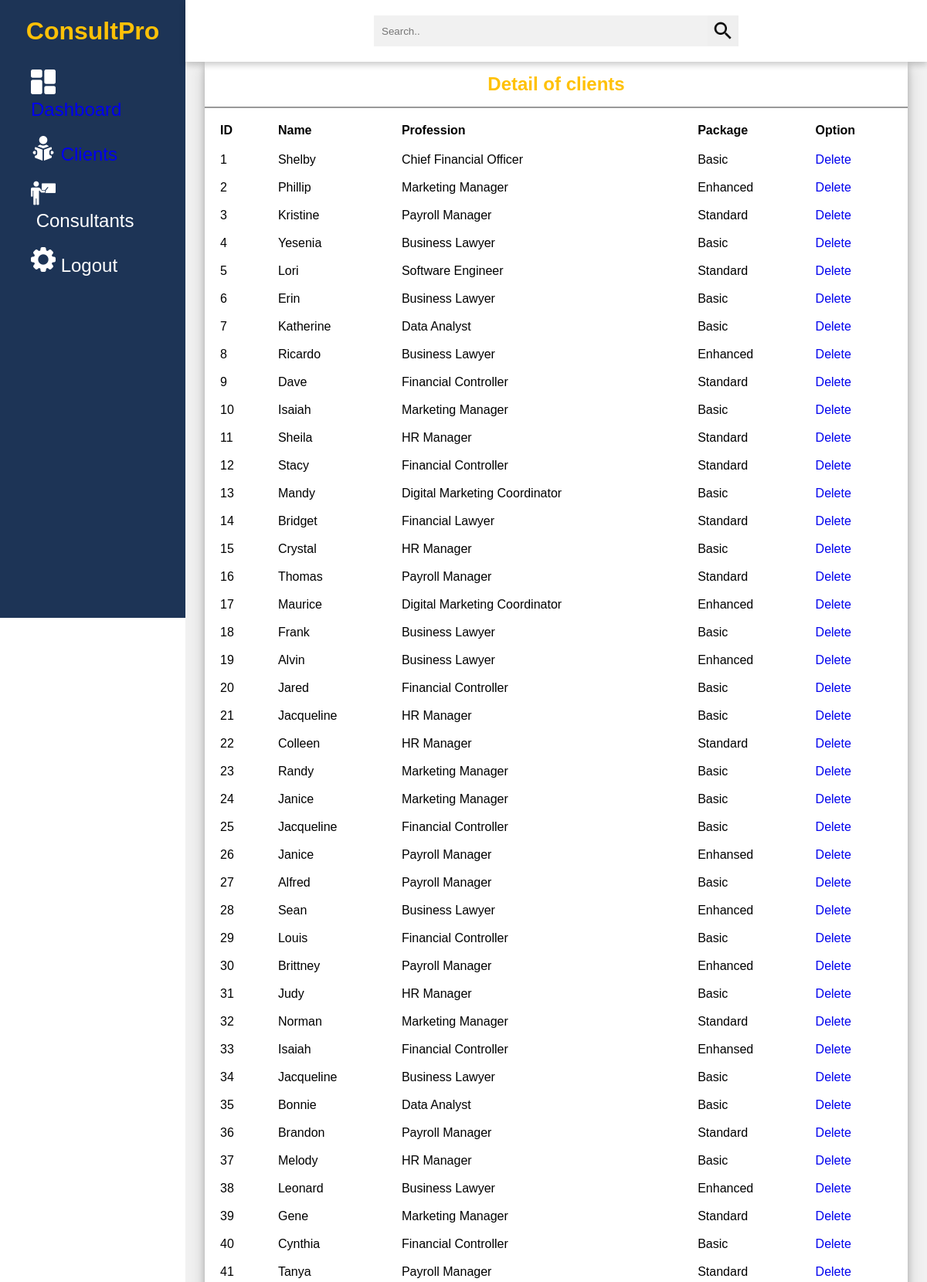
The app's page /admin-portal/clients.php (signed in, upper part) with its own data.
### tables this page shows
CREATE TABLE `customers` (
  `customer_id` int(11) NOT NULL,
  `customerFirstName` varchar(50) NOT NULL,
  `customerLastName` varchar(50) NOT NULL,
  `customerUsername` varchar(50) NOT NULL,
  `customerEmail` varchar(100) NOT NULL,
  `password` varchar(50) NOT NULL,
  `image` text NOT NULL,
  `profession` varchar(50) NOT NULL,
  `customerMobileNo` varchar(12) NOT NULL,
  `package` varchar(20) NOT NULL,
  `createdDate` timestamp NOT NULL DEFAULT current_timestamp() ON UPDATE current_timestamp(),
  `isDeleted` int(1) NOT NULL
);

### admin-portal/clients.php (the view, shortened to what this page needs)
<?php require_once('../connection/dbconnection.php'); ?>
<?php
$customer_list = "";
$query = "SELECT * FROM customers
          WHERE
          isDeleted = 0
          ORDER BY
          customer_id";
$customers = mysqli_query($connection, $query);
if ($customers) {
    while ($customer = mysqli_fetch_assoc($customers)) {
        $customer_list .= "<tbody>";
        $customer_list .= "<tr>";
        $customer_list .= "<td class=\"text-left\"> {$customer['customer_id']} </td>";
        $customer_list .= "<td class=\"text-left\"> {$customer['customerUsername']} </td>";
        $customer_list .= "<td class=\"text-left\"> {$customer['profession']} </td>";
        $customer_list .= "<td class=\"text-left\"> {$customer['package']} </td>";
        $customer_list .= "<td class=\"text-left\"> <a href=\"components/delete_customer.php?cus_id={$customer['customer_id']}\" onclick = \"return confirm('Are you sure to delete?');\"> Delete </a> </td>";
        $customer_list .= "</tr>";
        $customer_list .= "</tbody>";
    }
} else {
    echo "DB Failed!";
}
?>
<!DOCTYPE html>
<html lang="en">
<head>
    <link rel="stylesheet" href="./css/clients.css">
</head>
<body>
    <?php require_once('./components/sideMenuAdmin.php'); ?>
    <div class="container">
        <div class="header">
            <div class="nav">
                <div class="search">
                    <input type="text" placeholder="Search..">
                    <button type="submit"><img src="img/search.png" alt=""></button>
                </div>
            </div>
        </div>
        <div class="content">
            <div class="content-2">
                <div class="clients">
                    <div class="title">
                        <h2>Detail of clients</h2>
                    </div>
                    <table>
                        <tr>
                            <th>ID</th>
                            <th>Name</th>
                            <th>Profession</th>
                            <th>Package</th>
                            <th>Option</th>
                        </tr>
                        <tr>
                            <?php echo $customer_list; ?>
                        </tr>
                    </table>
                </div>
            </div>
        </div>
</body>
</html>

### admin-portal/css/clients.css (style rules this page uses)
* { margin: 0; padding: 0; box-sizing: border-box; font-family: 'Poppins', sans-serif; }
body { min-height: 100vh; }
a { text-decoration: none; }
h1, h2 { color: #ffc107; }
.title { display: flex; align-items: center; justify-content: space-around; padding: 15px 10px; border-bottom: 2px solid #999; }
table { padding: 10px; }
th, td { text-align: left; padding: 8px; }
.container { position: absolute; right: 0; width: 80vw; height: 100vh; background: #f1f1f1; }
.container .header { position: fixed; top: 0; right: 0; width: 80vw; height: 10vh; background: white; display: flex; align-items: center; justify-content: center; box-shadow: 0 4px 8px 0 rgba(0, 0, 0, 0.2); z-index: 1; }
.container .header .nav { width: 90%; display: flex; align-items: center; }
.container .header .nav .search { flex: 3; display: flex; justify-content: center; }
.container .header .nav .search input[type=text] { border: none; background: #f1f1f1; padding: 10px; width: 50%; }
.container .header .nav .search button { width: 40px; height: 40px; border: none; display: flex; align-items: center; justify-content: center; }
.container .header .nav .search button img { width: 30px; height: 30px; }
.container .content { position: relative; margin-top: 10vh; min-height: 90vh; background: #f1f1f1; }
.container .content .content-2 { min-height: 60vh; display: flex; justify-content: space-around; align-items: flex-start; flex-wrap: wrap; }
.container .content .content-2 .clients { min-height: 50vh; flex: 5; background: white; margin: 0 25px 25px 25px; box-shadow: 0 4px 8px 0 rgba(0, 0, 0, 0.2), 0 6px 20px 0 rgba(0, 0, 0, 0.19); display: flex; flex-direction: column; }

### records on screen
customers: customer_id "1", customerUsername "Shelby", profession "Chief Financial Officer", package "Basic"
customers: customer_id "2", customerUsername "Phillip", profession "Marketing Manager", package "Enhanced"
customers: customer_id "3", customerUsername "Kristine", profession "Payroll Manager", package "Standard"
customers: customer_id "4", customerUsername "Yesenia", profession "Business Lawyer", package "Basic"
customers: customer_id "5", customerUsername "Lori", profession "Software Engineer", package "Standard"
customers: customer_id "6", customerUsername "Erin", profession "Business Lawyer", package "Basic"
customers: customer_id "7", customerUsername "Katherine", profession "Data Analyst", package "Basic"
customers: customer_id "8", customerUsername "Ricardo", profession "Business Lawyer", package "Enhanced"
customers: customer_id "9", customerUsername "Dave", profession "Financial Controller", package "Standard"
customers: customer_id "10", customerUsername "Isaiah", profession "Marketing Manager", package "Basic"
customers: customer_id "11", customerUsername "Sheila", profession "HR Manager", package "Standard"
customers: customer_id "12", customerUsername "Stacy", profession "Financial Controller", package "Standard"
customers: customer_id "13", customerUsername "Mandy", profession "Digital Marketing Coordinator", package "Basic"
customers: customer_id "14", customerUsername "Bridget", profession "Financial Lawyer", package "Standard"
customers: customer_id "15", customerUsername "Crystal", profession "HR Manager", package "Basic"
customers: customer_id "16", customerUsername "Thomas", profession "Payroll Manager", package "Standard"
customers: customer_id "17", customerUsername "Maurice", profession "Digital Marketing Coordinator", package "Enhanced"
customers: customer_id "18", customerUsername "Frank", profession "Business Lawyer", package "Basic"
customers: customer_id "19", customerUsername "Alvin", profession "Business Lawyer", package "Enhanced"
customers: customer_id "20", customerUsername "Jared", profession "Financial Controller", package "Basic"
customers: customer_id "21", customerUsername "Jacqueline", profession "HR Manager", package "Basic"
customers: customer_id "22", customerUsername "Colleen", profession "HR Manager", package "Standard"
customers: customer_id "23", customerUsername "Randy", profession "Marketing Manager", package "Basic"
customers: customer_id "24", customerUsername "Janice", profession "Marketing Manager", package "Basic"
customers: customer_id "25", customerUsername "Jacqueline", profession "Financial Controller", package "Basic"
customers: customer_id "26", customerUsername "Janice", profession "Payroll Manager", package "Enhansed"
customers: customer_id "27", customerUsername "Alfred", profession "Payroll Manager", package "Basic"
customers: customer_id "28", customerUsername "Sean", profession "Business Lawyer", package "Enhanced"
customers: customer_id "29", customerUsername "Louis", profession "Financial Controller", package "Basic"
customers: customer_id "30", customerUsername "Brittney", profession "Payroll Manager", package "Enhanced"
customers: customer_id "31", customerUsername "Judy", profession "HR Manager", package "Basic"
customers: customer_id "32", customerUsername "Norman", profession "Marketing Manager", package "Standard"
customers: customer_id "33", customerUsername "Isaiah", profession "Financial Controller", package "Enhansed"
customers: customer_id "34", customerUsername "Jacqueline", profession "Business Lawyer", package "Basic"
customers: customer_id "35", customerUsername "Bonnie", profession "Data Analyst", package "Basic"
customers: customer_id "36", customerUsername "Brandon", profession "Payroll Manager", package "Standard"
customers: customer_id "37", customerUsername "Melody", profession "HR Manager", package "Basic"
customers: customer_id "38", customerUsername "Leonard", profession "Business Lawyer", package "Enhanced"
customers: customer_id "39", customerUsername "Gene", profession "Marketing Manager", package "Standard"
customers: customer_id "40", customerUsername "Cynthia", profession "Financial Controller", package "Basic"
customers: customer_id "41", customerUsername "Tanya", profession "Payroll Manager", package "Standard"
